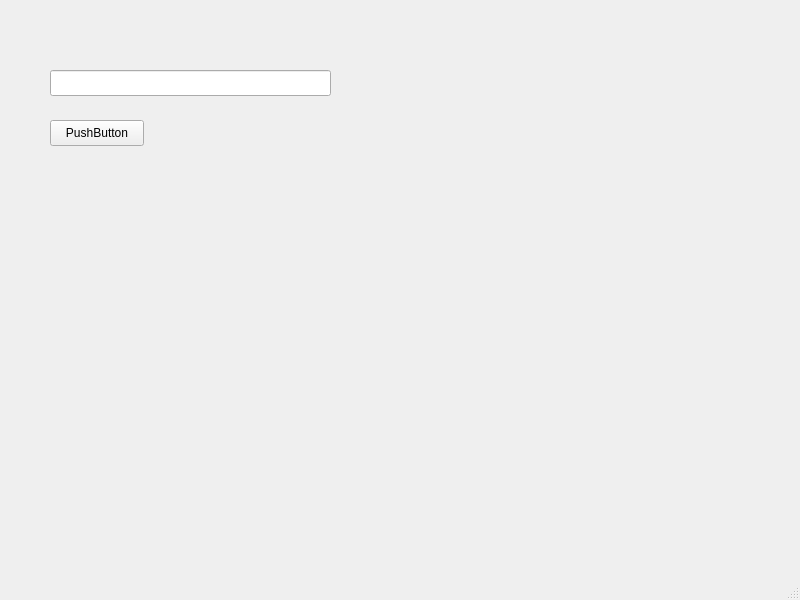
<?xml version="1.0" encoding="UTF-8"?>
<ui version="4.0">
 <class>MainWindow</class>
 <widget class="QMainWindow" name="MainWindow">
  <property name="geometry">
   <rect>
    <x>0</x>
    <y>0</y>
    <width>800</width>
    <height>600</height>
   </rect>
  </property>
  <property name="windowTitle">
   <string>MainWindow</string>
  </property>
  <widget class="QWidget" name="centralwidget">
   <widget class="QPushButton" name="pushButton">
    <property name="geometry">
     <rect>
      <x>50</x>
      <y>120</y>
      <width>94</width>
      <height>26</height>
     </rect>
    </property>
    <property name="text">
     <string>PushButton</string>
    </property>
   </widget>
   <widget class="QLineEdit" name="lineEdit">
    <property name="enabled">
     <bool>true</bool>
    </property>
    <property name="geometry">
     <rect>
      <x>50</x>
      <y>70</y>
      <width>281</width>
      <height>26</height>
     </rect>
    </property>
   </widget>
  </widget>
  <widget class="QMenuBar" name="menubar">
   <property name="geometry">
    <rect>
     <x>0</x>
     <y>0</y>
     <width>800</width>
     <height>23</height>
    </rect>
   </property>
  </widget>
  <widget class="QStatusBar" name="statusbar"/>
 </widget>
 <resources/>
 <connections/>
</ui>
